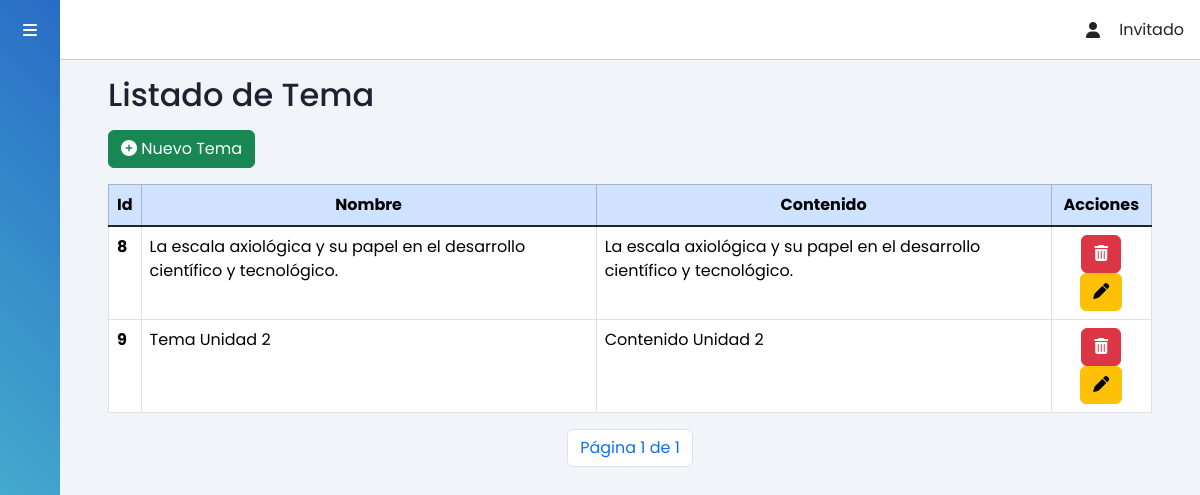
/temas/, run on an earlier commit of the app's database.
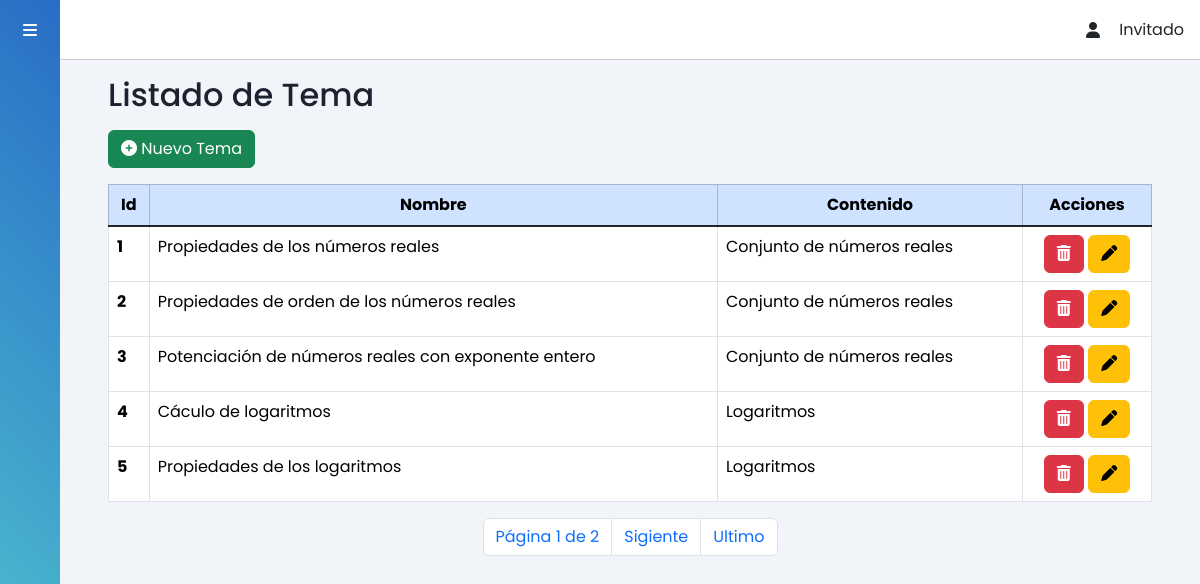
And on a later commit of the database.
### tasks/models.py (models this page shows, shortened)
class Tema(models.Model):
    nombre = models.CharField(max_length=100)
    contenido = models.ForeignKey(Contenido, on_delete=models.CASCADE)

class Contenido(models.Model):
    nombre = models.CharField(max_length=100)
    descripcion= models.TextField(blank=True)
    unidad = models.ForeignKey(Unidad, on_delete=models.CASCADE)
    def __str__(self):
        return self.nombre

### tasks/views.py (the view)
# urls.py: path('temas/', views.vwTemas, name='temas'),
def vwTemas(request):
    tema_list = Tema.objects.all()  # Obtener todos los registros de unidades
    paginator = Paginator(tema_list, 5)
    page = request.GET.get('page')  # Obtener el número de página de la URL
    try:
        temas = paginator.page(page)
    except PageNotAnInteger:
        temas = paginator.page(1)
    except EmptyPage:
        temas = paginator.page(paginator.num_pages)
    return render(request, 'temas.html', {'temas': temas, 'btnUnidad': 'activado'})

### tasks/context_processors.py (called while the page is built)
def user_email(request):
    user = request.user
    email = user.email if user.is_authenticated else None
    return {'user_email': email}

### tasks/templates/temas.html (shortened to what this page needs)
{% extends 'profile.html' %}
{% load static %}
{% block content %}
<h2 class="dash-title">Listado de Tema</h2>
<section class="row pl-5 w-100">
    <section class="form-group justify-content-center">
        <section class="col-sm-12">
            <button type="button" class="btn btn-success" data-bs-toggle="modal" data-bs-target="#modalRegister-Tema">
                <i class="fa fa-plus-circle"></i> Nuevo Tema
            </button>
            <div id="alertContainer" class="position-absolute top-0 end-0"
                style="padding-top: 20px;padding-right: 10px;">
            </div>
        </section>
    </section>
</section>
<div class="row">
    <div class="col-md-12 tabla-tema mt-3">
        <table class="table table-bordered">
            <thead class="table-primary fixed-column-width">
                <tr style="text-align: center; padding: 4px 8px;">
                    <th scope="col">Id</th>
                    <th scope="col">Nombre</th>
                    <th scope="col">Contenido</th>
                    <th scope="col">Acciones</th>
                </tr>
            </thead>
            <tbody class="table-group-divider ">
                {% if temas %}
                {% for u in temas %}
                <tr style="text-align: left;" data-id="{{ u.id }}">
                    <th scope="row">{{ u.id }}</th>
                    <td class="nombre-tema">{{ u.nombre }}</td>
                    <td class="contenido-tema">{{ u.contenido }}</td>
                    <td style="text-align: center;">
                        <a class="btn btn-danger" href="javascript:confi_delet_tema({{u.id}});"><i
                                class="fa fa-trash" aria-hidden="true"></i></a>
                        <button type="button" vid="{{ u.id }}" class="btnObtenerTema btn btn-warning"
                            data-bs-toggle="modal" data-bs-target="#modalEdit-Tema">
                            <i class="fa-solid fa-pen"></i>
                        </button>
                    </td>
                </tr>
                {% endfor %}
                {% else %}
                <p>No se encontraron contenido registradas.</p>
                {% endif %}
            </tbody>
        </table>
        <div class="d-flex justify-content-center mt-3" class="page-link">
            <div class="pagination">
                <li class="page-item"><a class="page-link">
                        Página {{ temas.number }} de {{ temas.paginator.num_pages }}</a></li>
                {% if temas.has_next %}
                <li class="page-item"><a class="page-link" href="?page={{ temas.next_page_number }}">Sigiente</a></li>
                <li class="page-item"><a class="page-link" href="?page={{ temas.paginator.num_pages }}">Ultimo</a></li>
                {% endif %}
            </div>
        </div>
    </div>
</div>
{% endblock %}

What changed in the data, as far as the page shows it:
removed Tema: id "8", nombre "La escala axiológica y su papel en el desarrollo científico y tecnológico.", contenido "La escala axiológica y su papel en el desarrollo científico y tecnológico."
removed Tema: id "9", nombre "Tema Unidad 2", contenido "Contenido Unidad 2"
added Tema: id "1", nombre "Propiedades de los números reales", contenido "Conjunto de números reales"
added Tema: id "2", nombre "Propiedades de orden de los números reales", contenido "Conjunto de números reales"
added Tema: id "3", nombre "Potenciación de números reales con exponente entero", contenido "Conjunto de números reales"
added Tema: id "4", nombre "Cáculo de logaritmos", contenido "Logaritmos"
added Tema: id "5", nombre "Propiedades de los logaritmos", contenido "Logaritmos"
Also different on the page:
{{ temas.paginator.num_pages }}: "1" → "2"
text now shown: "Sigiente Ultimo"
